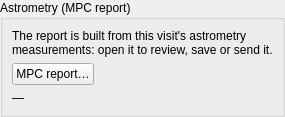
<?xml version="1.0" encoding="UTF-8"?>
<!--
  Visit window fragment: the night's astrometry group. It keeps a button and
  one status line; the report window is the SAME one the editor's Astrometry
  tab opens, so there is nothing to paste here. Loaded only for NEO and PCCP
  projects. The class tag is VisitWindow so the i18n context carries over.
-->
<ui version="4.0">
 <class>VisitWindow</class>
 <widget class="QGroupBox" name="grp_mpc">
  <property name="title"><string>Astrometry (MPC report)</string></property>
  <layout class="QVBoxLayout" name="vbox_mpc"><property name="leftMargin"><number>9</number></property><property name="topMargin"><number>9</number></property><property name="rightMargin"><number>9</number></property><property name="bottomMargin"><number>9</number></property>
   <item><widget class="QLabel" name="lbl_mpc_hint"><property name="text"><string>The report is built from this visit's astrometry measurements: open it to review, save or send it.</string></property><property name="wordWrap"><bool>true</bool></property></widget></item>
   <item>
    <layout class="QHBoxLayout" name="row_mpc">
     <item><widget class="QPushButton" name="vp_mpc_open"><property name="text"><string>MPC report…</string></property></widget></item>
     <item><spacer name="hsp_mpc"><property name="orientation"><enum>Qt::Horizontal</enum></property><property name="sizeHint" stdset="0"><size><width>40</width><height>20</height></size></property></spacer></item>
    </layout>
   </item>
   <item><widget class="QLabel" name="vp_mpc_status"><property name="text"><string notr="true">—</string></property><property name="wordWrap"><bool>true</bool></property></widget></item>
  </layout>
 </widget>
 <resources/>
 <connections/>
</ui>
